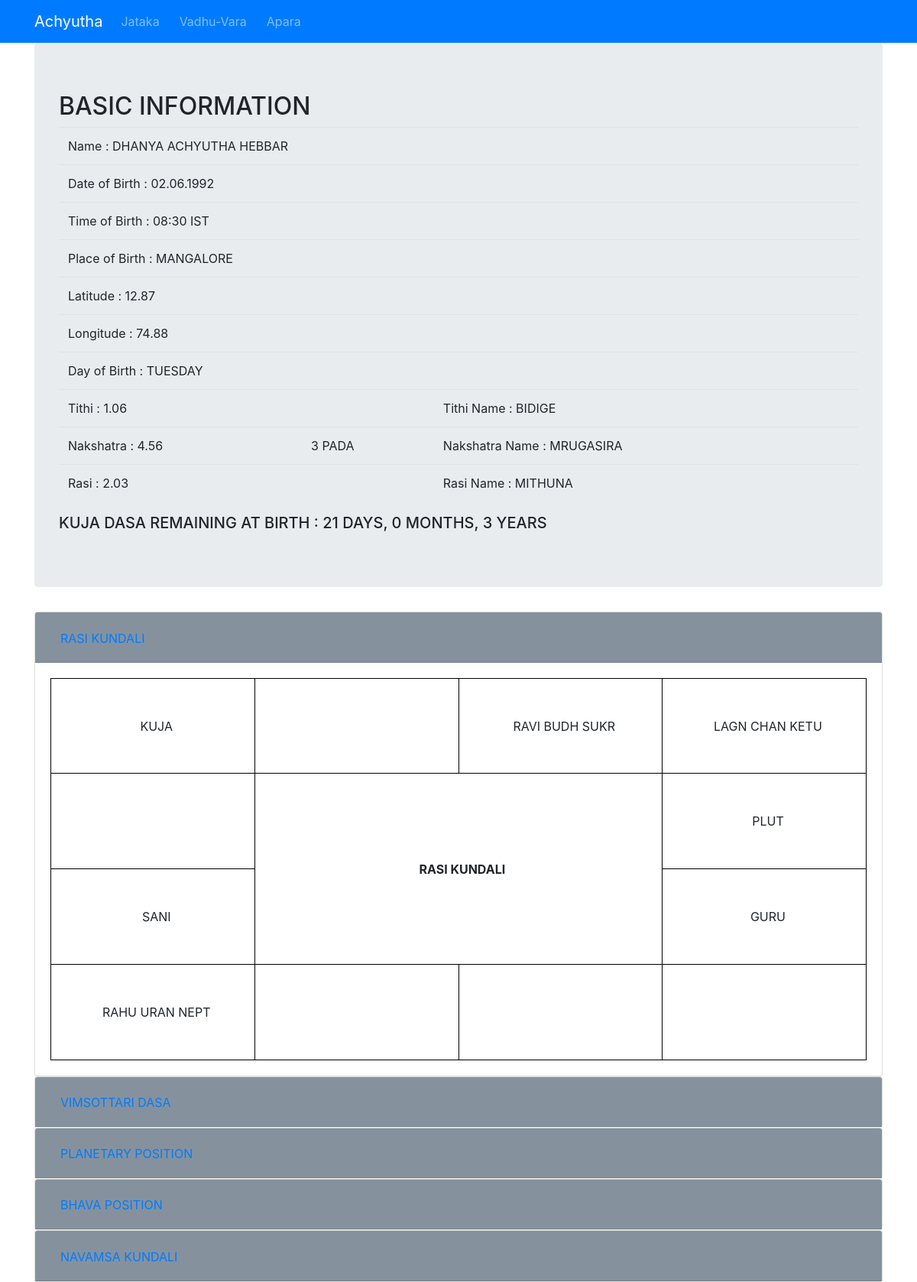
The app's page /jataka/10 with its own data.
### tables this page shows
CREATE TABLE "record"(serial integer primary key autoincrement, name string, place string, date date, time time);

CREATE TABLE `latlong` (`Serial`, `City`, `Latitude`, `Longitude`);

### my_web.py (the view)
@app.route("/jataka/<int:id>")
@app.route("/jataka", methods=['get','post'])
def jataka(id=0):
    if id==0:
        name = request.form.get('name')
        pob = request.form.get('pob')
        dob = request.form.get('dob')
        DB = dob.split('-')
        dtb = DB[2]+'.'+DB[1]+'.'+DB[0]
        tob = request.form.get('tob')
        if request.form['save'] == "yes":
            conn = sqlite3.connect(db)
            rec = conn.cursor().execute("SELECT * FROM record WHERE Place=? AND Date=? AND Time=?",(pob,dtb,tob,)).fetchall()
            if len(rec) == 0:
                try:
                    conn.cursor().execute("INSERT INTO record (name, place, date, time) VALUES (?,?,?,?)", (name,pob,dtb,tob))
                    conn.commit()
                    conn.close()
                    flash("RECORD SAVED")
                except Error :
                    flash("COULDN'T SAVE RECORD")
            else:
                conn.close()
                for serial, name, place, date, time in rec:
                    flash("Record Exists : Name = " + name + ", Place of Birth = " + place + ", Date = " + date + ", Time = " + time)
    else:
        conn = sqlite3.connect(db)
        rec = conn.cursor().execute("SELECT * FROM record WHERE serial = ?",(id,)).fetchall()
        conn.close()
        for serial, nm, pls, date, time in rec:
            name = nm
            pob = pls
            dtb = date
            tob = time
    conn = sqlite3.connect(db)
    places = conn.cursor().execute("SELECT * FROM latlong WHERE city = ?",(pob,)).fetchall()
    conn.close()
    for serial, city, lat, long in places:
        latitude = lat
        longitude = long
        kundali = Astro(pob,dtb,tob,latitude,longitude,name)
    return render_template('horoscope.html', kund=kundali)

### astro.py (called while the page is built)
def sin(x):
    return np.sin(x)

def cos(x):
    return np.cos(x)

def rad(x):
    return np.deg2rad(x)

def deg(x):
    return np.rad2deg(x)

def epow(x):
    return np.float_power(10,x)

def fract(x):
    return (x-int(x))

def atan(x):
    return np.arctan(x)

def sqrt(x):
    return np.sqrt(x)

def atan2(x,y):
    return np.arctan2(x,y)

def constant(dttm):
    dttm = dttm-timedelta(hours=5,minutes=30)
    d = dttm.day
    m = dttm.month
    y = dttm.year
    h = dttm.hour
    mn = dttm.minute
    x = h/24
    z = mn/1440
    dt = d + x + z
    cons = 367*y - (7*(y+((m+9)//12)))//4 + (275*m)//9 + dt - 730530
    return cons

def constant_h6(dttm):
    h = dttm.hour
    m = dttm.minute
    h6 = (h + m/60 - 17.5)/24
    return h6

def constant_b6(dttm):
    global b6
    d = dttm.day
    m = dttm.month
    y = dttm.year
    h = dttm.hour
    mn = dttm.minute
    if m<3:
        m += 12
        y -= 1
    a = y//100
    b = 30.6 * (m+1)
    l = int(b)
    j = 365*y+(y//4)+l+2-a+(a//4)+d
    w = (h + mn / 60 - 17.5)/24
    b6 = (j - 694025 + w) / 36525
    return b6

def julian_date(dttm):
    d = dttm.day
    m = dttm.month
    y = dttm.year
    h = dttm.hour
    mn = dttm.minute
    d = d + (h/24) + (m/(24*60))
    if m==1 or m==2:
        m1 = m+12
        y1 = y-1
    else:
        m1 = m
        y1 = y
    A = y1//100
    B = 2 - A + (A//4)
    C = int(365.25*y1)
    D = int(30.6001*(m1+1))
    JD = int(B+C+D+d+1720994.5)
    return JD

def preturb(JD,co):
    global pret
    T = (JD-2415020)/36525
    A = (T/5)+0.1
    P = 237.4755+3034.9061*T
    Q = 265.91650+1222.1139*T
    V = 5*Q-2*P
    B = Q-P
    pret[0] = (0.3314-0.0103*A)*sin(rad(V)) - 0.0644*A*cos(rad(V))
    pret[1] = (0.1609*A - 0.0105)*cos(rad(V)) + (0.0182*A - 0.8142)*sin(rad(V)) - 0.1488*sin(rad(B)) - 0.0408*sin(rad(2*B)) + 0.0856*sin(rad(B))*cos(rad(Q)) + 0.0813*cos(rad(B))*sin(rad(Q))
    Mj = 19.8950 + 0.0830853001 * co
    Ms = 316.967 + 0.0334442282 * co
    Mu = 142.5905 + 0.011725806 * co
    pret[2] = (0.04*sin(rad(Ms-2*Mu+6))) + (0.035*sin(rad(Ms-3*Mu+33))) + (-0.015*sin(rad(Mj-Mu+20)))

def ayan(b6):
    global plnt
    plnt[0] = 22.460148 + 1.396042*b6 + (b6*b6*(3.08*epow(-4)))

def get_epoch(dttm):
    global epoch
    day_of_year = dttm.timetuple().tm_yday
    year = dttm.year
    epoch = year + (day_of_year/365)

def mid_bhava(j,k,u):
    for l in range(0,3):
        m = j + k * l
        if m >= 360.0:
            m -= 360.0
        v = u+l-1
        mid_bhav[v] = m
        l +=1

### templates/horoscope.html (shortened to what this page needs)
{% extends 'base.html' %}
{% block content %}
  <div class="container">
    <div class="jumbotron col-sm-12">
      <h2>BASIC INFORMATION</h2>
      <table class="table">
        <tr>
          <td colspan="3">Name : {{ kund.name|upper }}</td>
        </tr>
        <tr>
          <td colspan="3">Date of Birth : {{ kund.dob }}</td>
        </tr>
        <tr>
          <td colspan="3">Time of Birth : {{ kund.tob }} IST</td>
        </tr>
        <tr>
          <td colspan="3">Place of Birth : {{ kund.pob|upper }}</td>
        </tr>
        <tr>
          <td colspan="3">Latitude : {{ kund.lat }}</td>
        </tr>
        <tr>
          <td colspan="3">Longitude : {{ kund.lon }}</td>
        </tr>
        <tr>
          <td colspan="3">Day of Birth : {{ kund.day|upper }}</td>
        </tr>
        <tr>
          <td colspan="2">Tithi : {{ '%0.2f'|format(kund.tt.0|float) }}</td>
          <td> Tithi Name : {{ kund.tithi|upper }}</td>
        </tr>
        <tr>
          <td>Nakshatra : {{ '%0.2f'|format(kund.tt.1|float) }}</td>
          <td>{{ kund.pada }} PADA</td>
          <td>Nakshatra Name : {{ kund.nakshatra|upper }}</td>
        </tr>
        <tr>
          <td colspan="2">Rasi : {{ '%0.2f'|format(kund.tt.3|float) }}</td>
          <td>Rasi Name : {{ kund.rasi|upper }}</td>
        </tr>
      </table>
      <h5>{{ kund.dasa_remain }}</h5>
    </div>
  </div>
  <div class="container">
  <div id="accordion">
    <div class="card">
      <div class="card-header" id="headingFour">
        <h2 class="mb-0"> <button class="btn btn-link" data-toggle="collapse" data-target="#collapseFour" aria-expanded="true" aria-controls="collapseFour">
          RASI KUNDALI
        </button>
        </h2>
      </div>
      <div id="collapseFour" class="collapse show" aria-labelledBy="headingFour" data-parent="#accordion">
        <div class="card-body">
          <table id="kundali">
            {{ kund.charts.0.0|safe }}
          </table>
        </div>
      </div>
    </div>
    <div class="card">
      <div class="card-header" id="headingThree">
        <h2 class="mb-0"> <button class="btn btn-link" data-toggle="collapse" data-target="#collapseThree" aria-expanded="false" aria-controls="collapseThree">
          VIMSOTTARI DASA
        </button>
        </h2>
      </div>
    </div>
    <div class="card">
      <div class="card-header" id="headingOne">
        <h2 class="mb-0"> <button class="btn btn-link" data-toggle="collapse" data-target="#collapseOne" aria-expanded="false" aria-controls="collapseOne">
          PLANETARY POSITION
        </button>
        </h2>
      </div>
    </div>
    <div class="card">
      <div class="card-header" id="headingTwo">
        <h2 class="mb-0"> <button class="btn btn-link" data-toggle="collapse" data-target="#collapseTwo" aria-expanded="false" aria-controls="collapseTwo">
          BHAVA POSITION
        </button>
        </h2>
      </div>
    </div>
    <div class="card">
      <div class="card-header" id="headingFive">
        <h2 class="mb-0"> <button class="btn btn-link" data-toggle="collapse" data-target="#collapseFive" aria-expanded="true" aria-controls="collapseFive">
          NAVAMSA KUNDALI
        </button>
        </h2>
      </div>
    </div>
  </div>
  </div>
{% endblock %}

### static/master.css (style rules this page uses)
#kundali { border: 1px solid black; border-collapse: collapse; width: 100%; height: 500px; table-layout: fixed; }
#kundali td { border: 1px solid black; max-height: 25%; padding-left: 1%; }
#house_13 { text-align: center; }
.card-header { background: #85929E; }
#house_13 { font-weight: bold; }
#kundali tr td { text-align: center; vertical-align: middle; }

### records on screen
record: name "DHANYA ACHYUTHA HEBBAR", dob "02.06.1992", tob "08:30", pob "MANGALORE"
latlong: lat "12.87", lon "74.88"

### other values on screen
{{ kund.day|upper }} "TUESDAY"
{{ '%0.2f'|format(kund.tt.0|float) }} "1.06"
{{ kund.tithi|upper }} "BIDIGE"
{{ '%0.2f'|format(kund.tt.1|float) }} "4.56"
{{ kund.pada }} "3"
{{ kund.nakshatra|upper }} "MRUGASIRA"
{{ '%0.2f'|format(kund.tt.3|float) }} "2.03"
{{ kund.rasi|upper }} "MITHUNA"
{{ kund.dasa_remain }} "KUJA DASA REMAINING AT BIRTH : 21 DAYS, 0 MONTHS, 3 YEARS"
{{ kund.charts.0.0|safe }} "KUJA RAVI BUDH SUKR LAGN CHAN KETU RASI KUNDALI PLUT SANI GURU RAHU URAN NEPT"
